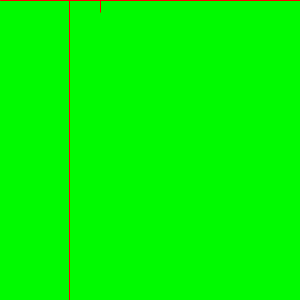
Frame 1 (no input)
Frame 60 (the mouse pressed at the canvas centre just before this capture): identical to frame 1, image omitted
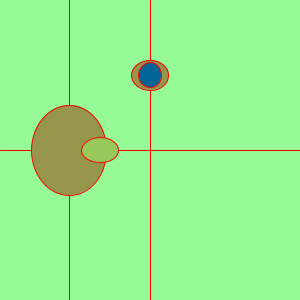
Frame 120 (the mouse held since frame 60 and released just before this capture)

The Processing sketch that drew these frames (run headless with seeded random() and noise(); from frame 60 on, the mouse is pressed at the canvas centre):

// Processing sketch: processing_35507
// ── processing_35507.pde

void setup(){
  size(300,300);
}


void draw(){
  background(mouseX,250,mouseY);
  
  stroke(250,0,0);
  line(0,mouseY,300,mouseY);
  
  line(300-mouseX,0,300-mouseX,300);
  
  line(69,0,69,300);
  
 fill(mouseY,mouseX,.5*mouseY);
 ellipse(300-mouseX,75,.25*mouseY,30);
 
 fill(mouseY-mouseX,100,mouseX);
 ellipse(300-mouseX,75,.15*mouseY,25);

 
 
 
fill(mouseX,mouseY,.5*mouseX);
ellipse(69,300-mouseY,.5*mouseX,90);

fill(mouseX,200,90);
ellipse(100,mouseY,.25*mouseX,25);

  
  
}
  
